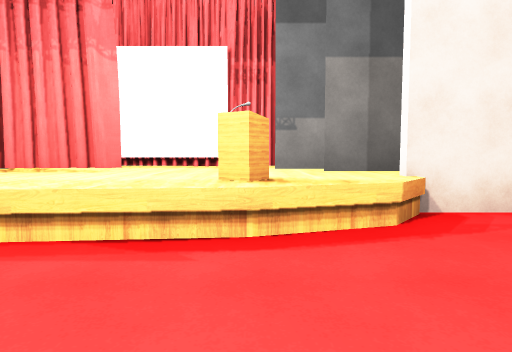
View 1 (above)

12 first-person views from a walk through a scene from a Unity 3-D project. The camera is 1.4 m above the floor, tilts 4° down and sees 75° across. The floor is counted in squares, 2 m on a side. Each view is taken from the middle of a square. On the plan, view 1 faces up. The plan holds only what a view shows up to about 10 squares ahead; the rest is blank. The place goes on beyond the plan. Some animated figures are left out. Some surface patterns are stand-ins.

View 2
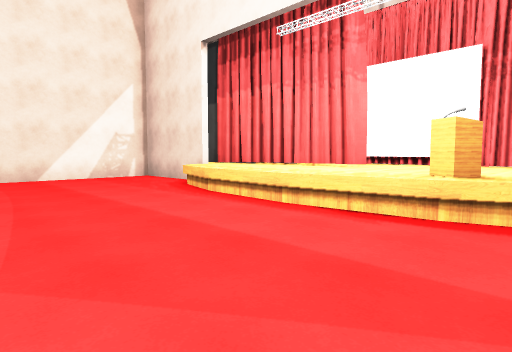

View 3
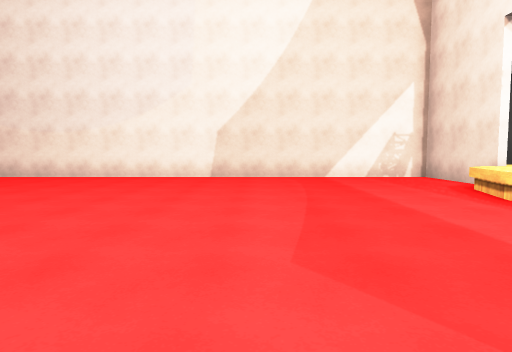

View 4
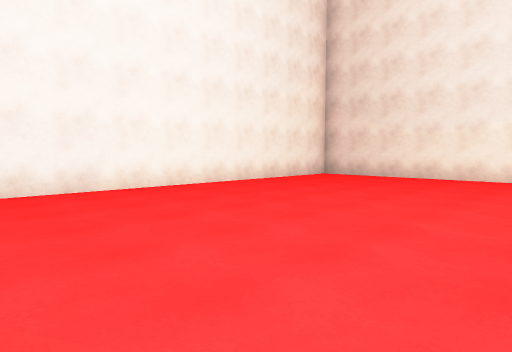

View 5
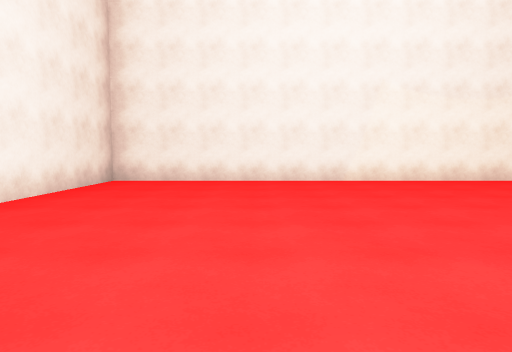

View 6
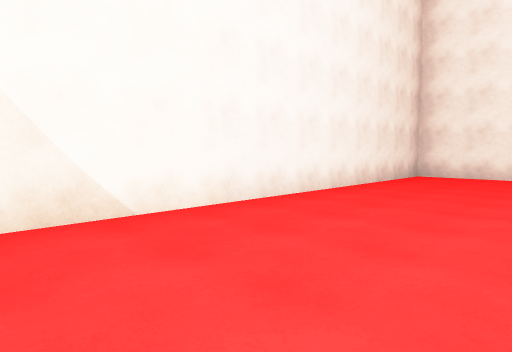

View 7
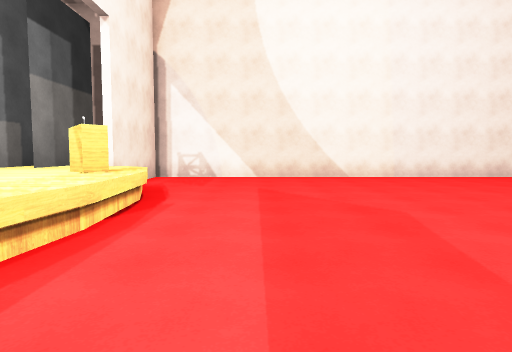

View 8
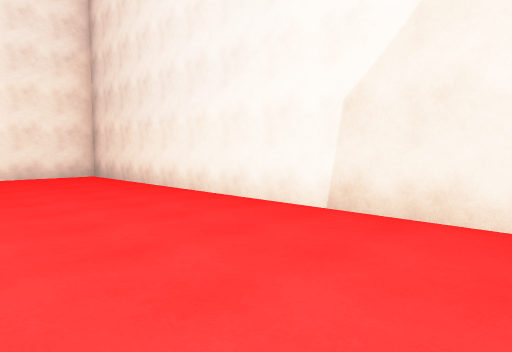

View 9
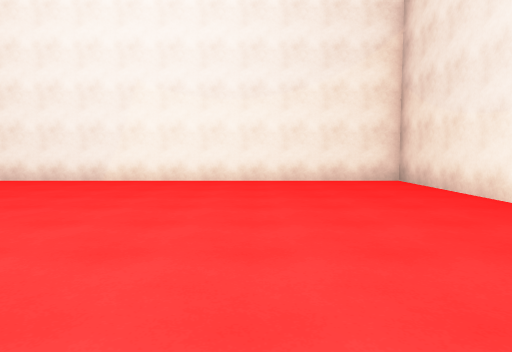

View 10
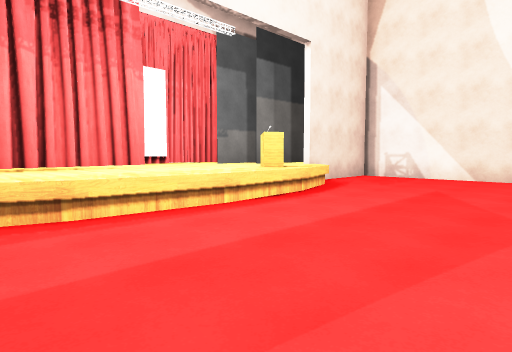

View 11
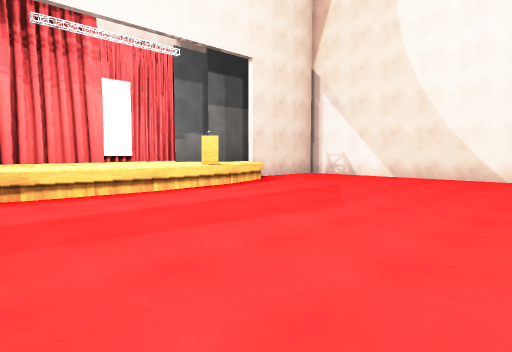

View 12
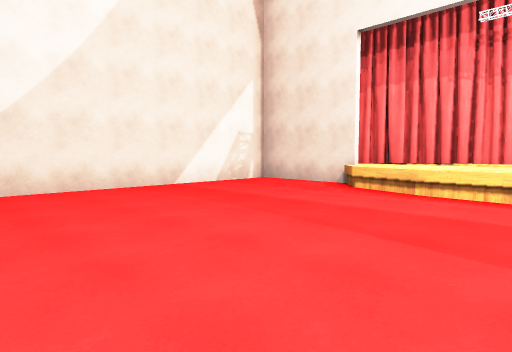

### Floor plan
Key: @ floor where view 1 was taken; # wall or solid block; . floor; ^ raised ledge; O other object.
Columns run from 9 left of view 1 to 5 right of it. Each row starts with its distance up from view 1.
  6     ^^^^^^^^
  5   ^^^^^^^^^^^
  4 ####^^^^^^^####
  3 #...^^^^^O^...#
  2 #.............#
  1 #.............#
  0 #........@....#
 -1 #.............#
 -2 #.............#
 -3 #.............#
 -4 #.............#
 -5 #.............#
 -6 #.............#
 -7 #.............#
 -8 #.............#
 -9 #.............#
-10 #.............#
-11 ###############

Where each view was taken, in squares from view 1:
view 1: 0 up, 0 right, facing up
view 2: 1 down, 1 right, facing up-left
view 3: 1 down, 1 right, facing left
view 4: 4 down, 1 right, facing down-left
view 5: 2 down, 1 right, facing down
view 6: 0 up, 1 right, facing down-right
view 7: 1 up, 5 left, facing right
view 8: 0 up, 5 left, facing down-left
view 9: 2 down, 5 left, facing down
view 10: 1 down, 5 left, facing up-right
view 11: 3 down, 5 left, facing up-right
view 12: 3 down, 2 left, facing up-left
